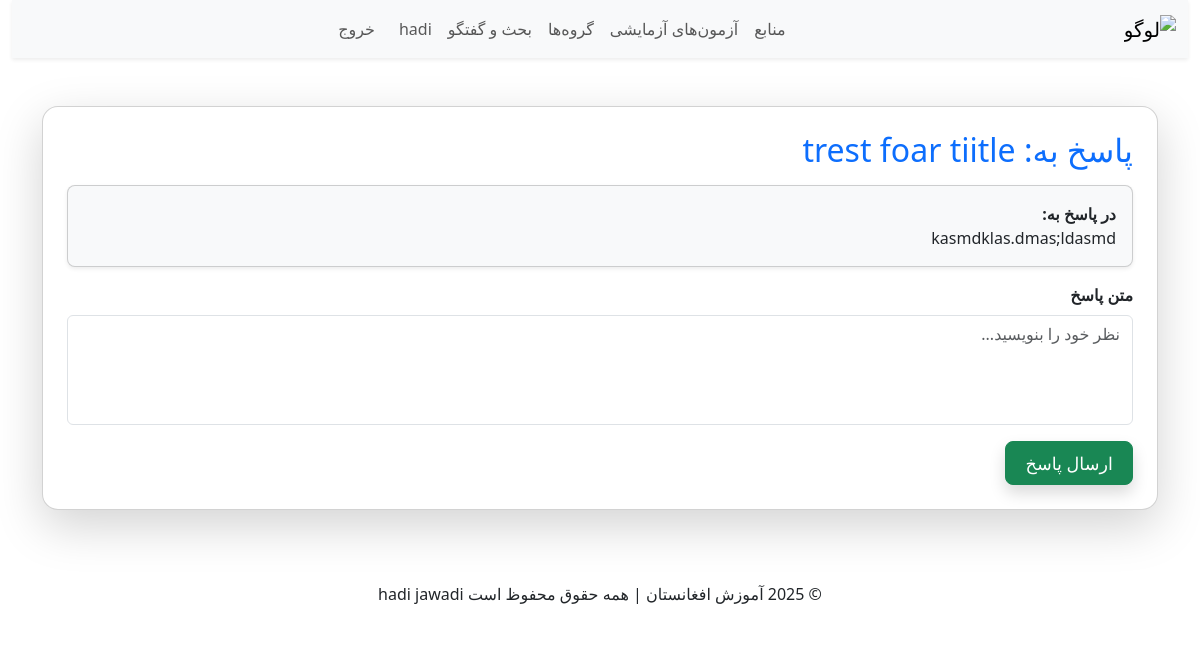
Page /discussion/2/reply/6/ (signed in) on the committed database.
### discussion_app/models.py (models this page shows, shortened)
class DiscussionPost(models.Model):
    user = models.ForeignKey(User, on_delete=models.CASCADE, verbose_name="کاربر")
    title = models.CharField(max_length=255, verbose_name="عنوان")
    content = models.TextField(verbose_name="متن پیام")
    created_at = models.DateTimeField(auto_now_add=True, verbose_name="تاریخ ایجاد")
    updated_at = models.DateTimeField(auto_now=True, verbose_name="آخرین ویرایش")

class DiscussionReply(models.Model):
    post = models.ForeignKey(DiscussionPost, on_delete=models.CASCADE, related_name="replies", verbose_name="پست اصلی")
    user = models.ForeignKey(User, on_delete=models.CASCADE, verbose_name="کاربر")
    content = models.TextField(verbose_name="متن پاسخ")
    parent = models.ForeignKey("self", null=True, blank=True, on_delete=models.CASCADE, related_name="child_replies", verbose_name="پاسخ به")
    created_at = models.DateTimeField(auto_now_add=True, verbose_name="تاریخ ایجاد")
    updated_at = models.DateTimeField(auto_now=True, verbose_name="آخرین ویرایش")

### discussion_app/views.py (the view)
# urls.py: path("<int:post_id>/reply/", views.discussion_reply, name="reply"),
@login_required
def discussion_reply(request, post_id, parent_id=None):
    post = get_object_or_404(DiscussionPost, id=post_id)
    parent = None
    if parent_id:
        parent = get_object_or_404(DiscussionReply, id=parent_id)
    if request.method == "POST":
        content = request.POST.get("content")
        DiscussionReply.objects.create(user=request.user, post=post, content=content, parent=parent)
        return redirect("discussion_app:list")
    return render(request, "discussion_app/pages/discussion_reply.html", {"post": post, "parent": parent})

### discussion_app/templates/discussion_app/pages/discussion_reply.html (shortened to what this page needs)
{% include 'includes/header.html'%}
{% block content %}
<div class="container my-5">
    <div class="card shadow-lg rounded-4 p-4">
        <h2 class="text-primary mb-3">پاسخ به: {{ post.title }}</h2>
        {% if parent %}
        <div class="card mb-3 shadow-sm rounded-3 p-3 bg-light">
            <strong>در پاسخ به:</strong>
            <p class="mb-0">{{ parent.content }}</p>
        </div>
        {% endif %}
        <form method="post">
            <div class="mb-3">
                <label for="content" class="form-label fw-semibold">متن پاسخ</label>
                <textarea class="form-control" name="content" id="content" rows="4" placeholder="نظر خود را بنویسید..." required></textarea>
            </div>
            <button type="submit" class="btn btn-success btn-lg shadow">ارسال پاسخ</button>
        </form>
    </div>
</div>
{% endblock %}
{% include 'includes/footer.html'%}

### templates/includes/header.html (shortened to what this page needs)
{% extends 'includes/base.html'%}
  {%block content%}
    <nav class="navbar navbar-expand-sm navbar-light bg-light shadow-sm">
        <div class="container-fluid">
            <a class="navbar-brand flex items-center" href="#">
                <img src="" alt="لوگو" width="40" height="40" class="me-2 img-fluid">
            </a>
            <div class="collapse navbar-collapse" id="navbarNav">
                <ul class="navbar-nav mx-auto text-center">
                    <li class="nav-item"><a class="nav-link" href="/resources/">منابع</a></li>
                    <li class="nav-item"><a class="nav-link" href="/mock-tests/">آزمون‌های آزمایشی</a></li>
                    <li class="nav-item"><a class="nav-link" href="{% url 'groups_app:create_group' %}">گروه‌ها</a></li>
                    <li class="nav-item"><a class="nav-link" href="{% url 'discussion_app:list' %}">بحث و گفتگو</a></li>
                    {% if user.is_authenticated %}
                    <li class="nav-item"><a class="nav-link" href="/discussion/">{{ request.user.username }}</a></li>
                    <li class="nav-item"><a class="nav-link btn btn-primary ms-lg-2 mt-2 mt-lg-0" href="/account/login/">خروج</a></li>
                    {% else %}
                    <li class="nav-item"><a class="nav-link btn btn-primary ms-lg-2 mt-2 mt-lg-0" href="/account/login/">ورود</a></li>
                    <li class="nav-item"><a class="nav-link btn btn-outline-primary ms-lg-2 mt-2 mt-lg-0" href="/account/register/">ثبت نام</a></li>
                    {% endif %}
                </ul>
            </div>
        </div>
    </nav>
  {%endblock content%}

### discussion_app/templates/discussion_app/pages/discussion_reply.html (style rules this page uses)
.card { transition: all 0.2s ease-in-out; }
.btn-lg { font-size: 1.1rem; padding: 0.5rem 1.2rem; }
textarea.form-control { resize: none; }

### rows in the picture
DiscussionPost: title "trest foar tiitle"
DiscussionReply: content "kasmdklas.dmas;ldasmd"

### other values in the picture
{{ request.user.username }} "hadi"
